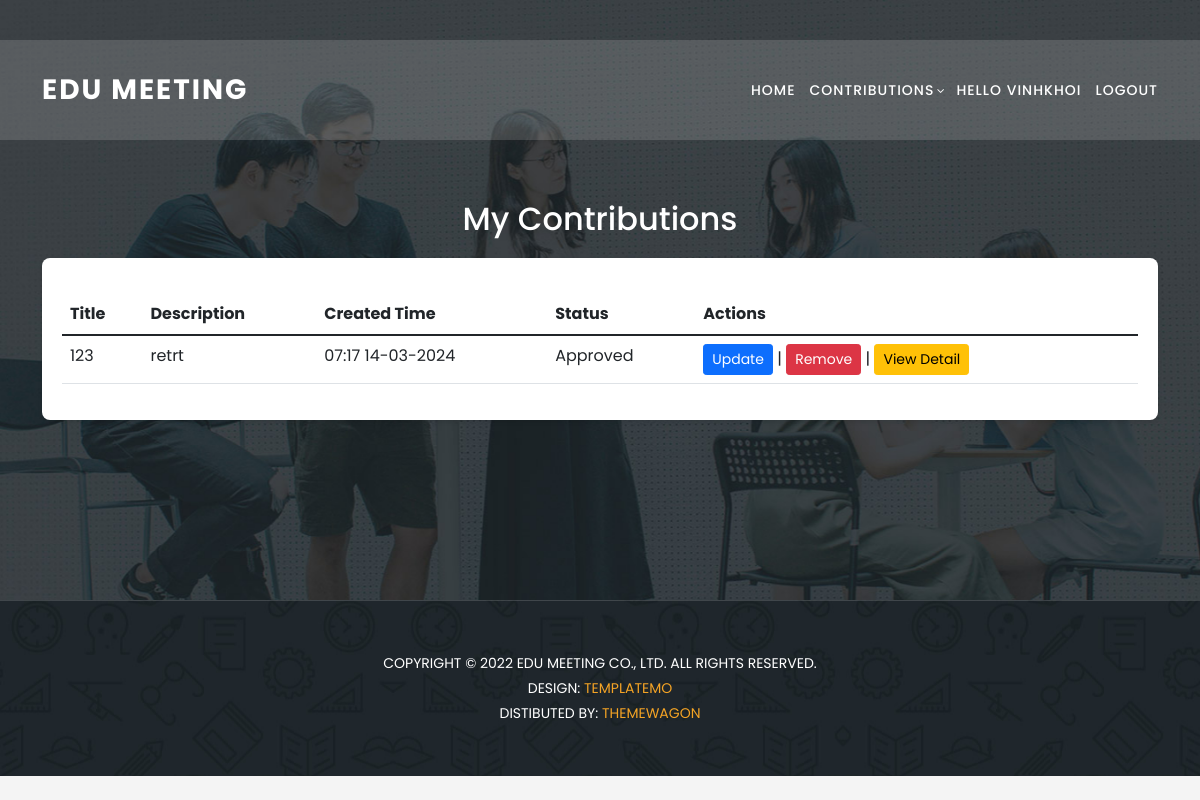
The page /my-contributions/ (signed in) on the database its author committed.
### home/models.py (models this page shows, shortened)
class Contributions(models.Model):
    user = models.ManyToManyField(UserProfile)
    title = models.CharField(max_length=30)
    content = models.TextField(null = True)
    faculty = models.ForeignKey(Faculties,on_delete=models.CASCADE)
    term = models.BooleanField(default=False)
    createAt = models.DateTimeField(auto_now_add=True)
    academic_Year = models.ForeignKey(AcademicYear,blank=True, null =True, on_delete=models.CASCADE)
    reject_reason = models.TextField(blank=True, null=True)
    status = models.CharField(max_length=10,  default='waiting')

### home/views.py (the view)
# urls.py: path('my-contributions/', views.my_contributions, name='my_contributions'),
def my_contributions(request):
    is_student = True
    user_profile = UserProfile.objects.get(user=request.user)
    contributions = Contributions.objects.filter(user=user_profile).prefetch_related('faculty', 'files')
    can_update = True
    if request.user.is_authenticated:
        try:
            user_profile = request.user.userprofile
            faculty = user_profile.faculty
            academic_year = user_profile.academic_Year
            if user_profile.academic_Year:
                if academic_year and timezone.now() > academic_year.finalClosure:
                    can_update = False
        except UserProfile.DoesNotExist:
            can_update = True
    context = {
        'can_update': can_update,
        'contributions': contributions,
        'is_student': is_student
    }
    return render(request, 'my_contribution.html', context)

### templates/my_contribution.html (shortened to what this page needs)
{% extends "header.html" %}
{%load static%}
{% block content %}
    <section class="apply-now" id="apply">
      <div class="container">
        <h2>My Contributions</h2>
        <form method="post" enctype="">
          <table class="table mt-3">
            <thead class="thead-dark">
              <tr>
                <th scope="col">Title</th>
                <th scope="col">Description</th>
                <th scope="col">Created Time</th>
                <th scope="col">Status</th>
                <th scope="col">Actions</th>
              </tr>
            </thead>
            <tbody>
            {% for contribution in contributions %}
              <tr>
                  <td>{{ contribution.title }}</td>
                  <td>{{ contribution.content|default:"No description provided" }}</td>
                  <td>{{ contribution.createAt|date:"H:i d-m-Y" }}</td>
                  <td>
                    {% if contribution.status %}
                        Approved
                    {% else %}
                        Waiting
                    {% endif %}
                  </td>
                  <td>
                      {% if can_update %}
                      <a href="{% url 'update_contribution' pk=contribution.id %}" class="btn btn-primary btn-sm">Update</a> |
                      {% endif %}
                      <a href="{% url 'delete_contribution' contribution.id %}" class="btn btn-danger btn-sm" onclick="return confirm('Are you sure?');">Remove</a> |
                      <a href="{% url 'contributions_detail' contribution.id %}" class="btn btn-warning btn-sm">View Detail</a>
                  </td>
              </tr>
            {% empty %}
              <tr>
                  <td colspan="4">No contributions found.</td>
              </tr>
            {% endfor %}
            </tbody>
          </table>
        </form>
      </div>
    </section>
    <section class="contact-us" id="contact">
      <div class="footer">
        <p>
          Copyright © 2022 Edu Meeting Co., Ltd. All Rights Reserved.
          <br />
          Design:
          <a
            href="https://templatemo.com"
            target="_parent"
            title="free css templates"
            >TemplateMo</a>
          <br />
          Distibuted By:
          <a
            href="https://themewagon.com"
            target="_blank"
            title="Build Better UI, Faster"
            >ThemeWagon</a>
        </p>
      </div>
    </section>
  </body>
</html>
{% endblock content %}

### templates/header.html (shortened to what this page needs)
{%load static%}
<!DOCTYPE html>
<html lang="en">
<head>
  <link href="{% static 'vendor/bootstrap/css/bootstrap.min.css' %}" rel="stylesheet">
  <link rel="stylesheet" href="{% static 'css/fontawesome.css' %}">
  <link rel="stylesheet" href="{% static 'css/templatemo-edu-meeting.css' %}">
  <link rel="stylesheet" href="{% static 'css/owl.css' %}">
  <link rel="stylesheet" href="{% static 'css/lightbox.css' %}">
</head>
<body>
  <header class="header-area header-sticky">
    <div class="container">
      <div class="row">
        <div class="col-12">
          <nav class="main-nav">
            <a href="{% url "home" %}" class="logo">
              Edu Meeting
            </a>
            <ul class="nav">
              <li>
                <a href="{% url "home" %}">Home</a>
              </li>
              <li class="has-sub">
                <a href="javascript:void(0)">Contributions</a>
              </li>
              {% if user.is_authenticated %}
              <li >
                <a href="{%url 'profile' %}">hello {{request.user.username}}</a>
              </li>
              <li>
                <a href="{% url 'logout'%}">Logout</a>
              </li>
              {% else %}
              <li>
                <a href="{% url 'login' %}">Login</a>
              </li>
              {% endif %}
            </ul>
          </nav>
        </div>
      </div>
    </div>
  </header>
  {% block content %}
  {% endblock content %}

### static/css/templatemo-edu-meeting.css (style rules this page uses)
html, body, div, span, applet, object, iframe, h1, h2, h3, h4, h5, h6, p, blockquote, div pre, a, abbr, acronym, address, big, cite, code, del, dfn, em, font, img, ins, kbd, q, s, samp, small, strike, strong, sub, sup, tt, var, b, u, i, center, dl, dt, dd, ol, ul, li, figure, header, nav, section, article, aside, footer, figcaption { margin: 0; padding: 0; border: 0; outline: 0; }
ul, li { padding: 0; margin: 0; list-style: none; }
header, nav, section, article, aside, footer, hgroup { display: block; }
* { box-sizing: border-box; }
html, body { font-family: 'Poppins', sans-serif; font-weight: 400; background-color: #fff; font-size: 16px; -ms-text-size-adjust: 100%; -webkit-font-smoothing: antialiased; -moz-osx-font-smoothing: grayscale; }
a { text-decoration: none !important; color: #3CF; }
h1, h2, h3, h4, h5, h6 { margin-top: 0px; margin-bottom: 0px; }
ul { margin-bottom: 0px; }
p { font-size: 14px; line-height: 25px; color: #2a2a2a; }
html, body { background: #fff; font-family: 'Poppins', sans-serif; }
.header-area { background-color: rgba(250,250,250,0.15); position: absolute; top: 40px; left: 0; right: 0; z-index: 100; -webkit-transition: all .5s ease 0s; -moz-transition: all .5s ease 0s; -o-transition: all .5s ease 0s; transition: all .5s ease 0s; }
.header-area .main-nav { min-height: 80px; background: transparent; }
.header-area .main-nav .logo { line-height: 100px; color: #fff; font-size: 28px; font-weight: 700; text-transform: uppercase; letter-spacing: 2px; float: left; -webkit-transition: all 0.3s ease 0s; -moz-transition: all 0.3s ease 0s; -o-transition: all 0.3s ease 0s; transition: all 0.3s ease 0s; }
.header-area .main-nav .nav { float: right; margin-top: 30px; margin-right: 0px; background-color: transparent; -webkit-transition: all 0.3s ease 0s; -moz-transition: all 0.3s ease 0s; -o-transition: all 0.3s ease 0s; transition: all 0.3s ease 0s; position: relative; z-index: 999; }
.header-area .main-nav .nav li { padding-left: 15px; padding-right: 15px; }
.header-area .main-nav .nav li:last-child { padding-right: 0px; }
.header-area .main-nav .nav li a { display: block; font-weight: 500; font-size: 14px; text-transform: uppercase; color: #fff; -webkit-transition: all 0.3s ease 0s; -moz-transition: all 0.3s ease 0s; -o-transition: all 0.3s ease 0s; transition: all 0.3s ease 0s; height: 40px; line-height: 40px; border: transparent; letter-spacing: 1px; }
.header-area .main-nav .nav li.has-sub { position: relative; padding-right: 15px; }
.header-area .main-nav .nav li.has-sub:after { font-family: FontAwesome; content: "\f107"; font-size: 12px; color: #fff; position: absolute; right: 5px; top: 12px; }
.header-area.header-sticky { min-height: 80px; }
.header-area .nav { margin-top: 30px; }
@media (max-width: 1200px) { .header-area .main-nav .nav li { padding-left: 7px; padding-right: 7px; } }
@media (max-width: 1200px) { .header-area .main-nav:before { display: none; } }
@media (min-width: 767px) { .header-area .main-nav .nav { display: flex !important; } }
section.apply-now { background-image: url(../images/apply-bg.jpg); background-position: center center; background-attachment: fixed; background-repeat: no-repeat; background-size: cover; padding: 180px 0px; }
section.contact-us { background-image: url(../images/meetings-bg.jpg); background-position: center center; background-attachment: fixed; background-repeat: no-repeat; background-size: cover; }
.footer { text-align: center; border-top: 1px solid rgba(250,250,250,0.15); padding: 50px 0px; }
.footer p { text-transform: uppercase; font-size: 14px; color: #fff; }
.footer p a { color: #f5a425; }

### templates/my_contribution.html (style rules this page uses)
body { background-color: #f4f4f4; margin: 0; padding: 0; height: 100vh; }
form { background: #fff; padding: 20px; border-radius: 8px; box-shadow: 0 2px 4px rgba(0, 0, 0, 0.1); max-width: 2000px; margin: auto; }
h2 { text-align: center; color: #fff; margin: 20px 0; }

### rows shown on the page
Contributions: title "123", content "retrt", createAt "07:17 14-03-2024", status "Approved"

### other values the page prints
{{ request.user.username }} "VINHKHOI"
